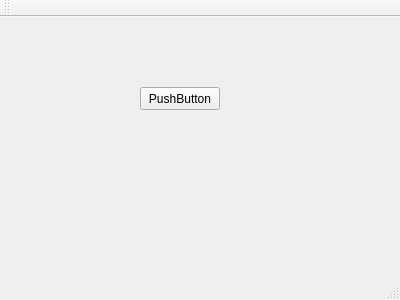
<?xml version="1.0" encoding="UTF-8"?>
<ui version="4.0">
 <class>MainWindow</class>
 <widget class="QMainWindow" name="MainWindow">
  <property name="geometry">
   <rect>
    <x>0</x>
    <y>0</y>
    <width>400</width>
    <height>300</height>
   </rect>
  </property>
  <property name="windowTitle">
   <string>MainWindow</string>
  </property>
  <widget class="QWidget" name="centralWidget">
   <widget class="QPushButton" name="pushButton">
    <property name="geometry">
     <rect>
      <x>140</x>
      <y>70</y>
      <width>80</width>
      <height>23</height>
     </rect>
    </property>
    <property name="text">
     <string>PushButton</string>
    </property>
   </widget>
  </widget>
  <widget class="QMenuBar" name="menuBar">
   <property name="geometry">
    <rect>
     <x>0</x>
     <y>0</y>
     <width>400</width>
     <height>20</height>
    </rect>
   </property>
  </widget>
  <widget class="QToolBar" name="mainToolBar">
   <attribute name="toolBarArea">
    <enum>TopToolBarArea</enum>
   </attribute>
   <attribute name="toolBarBreak">
    <bool>false</bool>
   </attribute>
  </widget>
  <widget class="QStatusBar" name="statusBar"/>
 </widget>
 <layoutdefault spacing="6" margin="11"/>
 <resources/>
 <connections/>
</ui>
